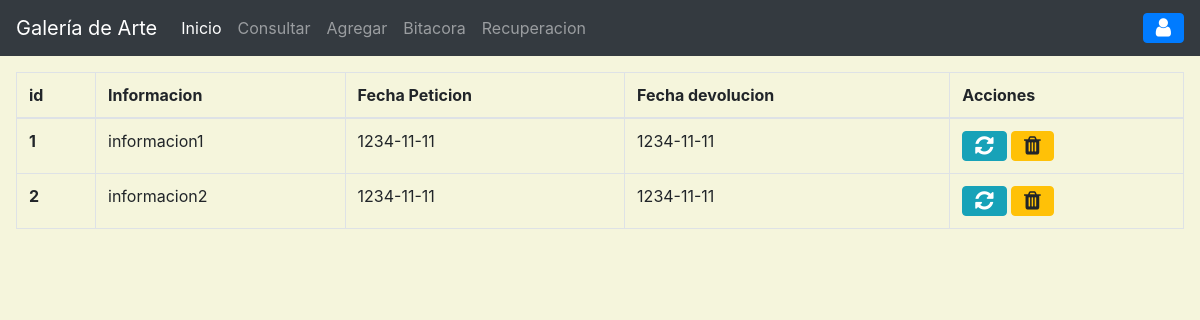
The app's page /?c=colprestamo, older data.
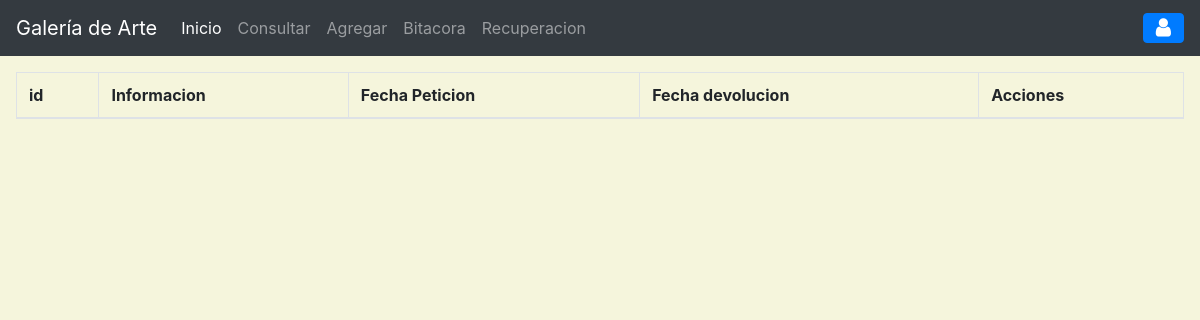
The same page, newer data.
### tables this page shows
CREATE TABLE `colprestamo` (
  `idobj` int(11) NOT NULL,
  `infPrest` varchar(60) DEFAULT NULL,
  `fechPet` date DEFAULT NULL,
  `fechDev` date DEFAULT NULL,
  KEY `fk_colPre_obj` (`idobj`),
  CONSTRAINT `fk_colPre_obj` FOREIGN KEY (`idobj`) REFERENCES `objetoarte` (`idobj`) ON DELETE CASCADE ON UPDATE CASCADE
);

### controller/colprestamo.controlador.php (called while the page is built, shortened)
<?php
require_once('model/colprestamo.php');
class colprestamoControlador
{
    public function __CONSTRUCT(){
        $this->modelo = new Colprestamo();
    }
    public function Inicio(){
        require_once "View/header.php";
        require_once "View/colprestamo/index.php";
        require_once "View/footer.php";
    }
}
?>

### model/conexion.php (called while the page is built, shortened)
<?php
class BaseDeDatos
{
    public static function Conectar(){
        try {
            $conexion = new PDO("mysql:host=".self::servidor.";dbname="
            .self::basedatos.";charset=utf8",self::usuario,self::password);
            $conexion->setAttribute(PDO::ATTR_ERRMODE,PDO::ERRMODE_EXCEPTION);
            return $conexion;
        } catch (PDOException $e) {
            return "Fallo la conexion a la base de datos".$e->getMessage();
        }
    }
}
?>

### model/colprestamo.php (called while the page is built, shortened)
<?php
class Colprestamo
{
    private $pdo;
    public function __CONSTRUCT(){
        $this->pdo = BaseDeDatos::Conectar();
    }
    public function getColprestamo(){
        try {
            $sql = "SELECT * FROM colprestamo";
            $consulta = $this->pdo->prepare($sql);
            $consulta->execute();
            return $consulta->fetchAll(PDO::FETCH_OBJ);
        } catch (Exception $e) {
            die($e->getMessage());
        }
    }
}
?>

### view/colprestamo/index.php (the view, shortened to what this page needs)
<main class="app-content m-3">
      <div class="row">
        <div class="col-md-12">
          <div class="tile">
            <div class="tile-body">
              <table class="table table-hover table-bordered" id="sampleTable">
                <thead>
                  <tr>
                    <th scope="col">id</th>
                    <th scope="col">Informacion</th>
                    <th scope="col">Fecha Peticion</th>
                    <th scope="col">Fecha devolucion</th>
                    <th>Acciones</th>
                  </tr>
                  <tbody>
                    <?php foreach($this->modelo->getColprestamo() as $colpres): ?>
                    <tr>
                        <th scope="row"><?= $colpres->idobj?></th>
                        <td><?= $colpres->infPrest?></td>
                        <td><?= $colpres->fechPet?></td>
                        <td><?= $colpres->fechDev?></td>
                        <td>
                          <a href="?c=objetoArte&a=FormAgregar&id=<?=$colpres->idobj?>" class="btn btn-info btn-flat">
                            <i class="fa fa-lg fa-refresh"></i>
                          </a>
                          <a  class="btn btn-warning btn-flat"
                              data-toggle="modal"
                              data-target="#exampleModal"
                              data-id="<?=$colpres->idobj?>">
                            <i class="fa fa-lg fa-trash"></i>
                          </a>
                        </td>
                    </tr>
                    <?php endforeach; ?>
                  </tbody>
                </thead>
              </table>
            </div>
          </div>
        </div>
      </div>
    </main>

Row changes from the older to the newer data that the page shows:
removed colprestamo: idobj "1", infPrest "informacion1", fechPet "1234-11-11", fechDev "1234-11-11"
removed colprestamo: idobj "2", infPrest "informacion2", fechPet "1234-11-11", fechDev "1234-11-11"
